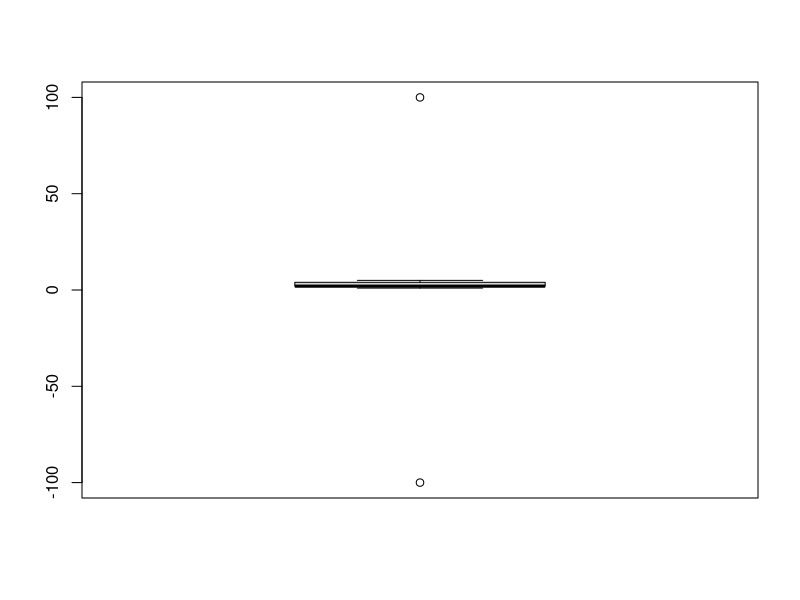

The R source for this figure:
# U=c(floor(rnorm(30)%%40+1))
# U=sample(1:40,size = 30)
U <- c(1, 2, 2, 3, 2, 1, 3, 2, 4, 2, 5, 4, 100, -100)
print(U)
boxplot(U)
outlier <- boxplot.stats(U)
print(outlier)
print(summary(U))
print(fivenum(U))
V <- runif(40, min = 1, max = 30)
print(V)
floor(V)